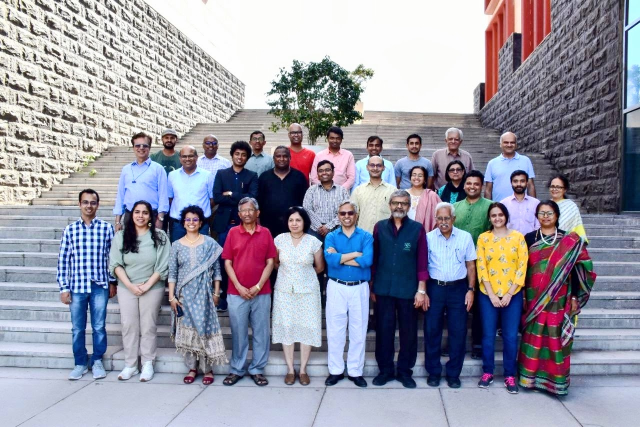
#> input picture Plaksha_Faculty.jpg, 1280 x 854 px, found by its file name (shown at 1/2 size)
$ jupyter execute 'Lab 5-Spring 2026.ipynb'
#> lines starting #> are read from the running program, lines starting #| are printed output that depends on the picture; after the words box and inside, x2 and y2 are one past the last pixel; in counts of white or black regions, pixels touching at a corner belong together
#### Instructions
###### Follow the instructions given in comments prefixed with ## and write your code below that.
###### Also fill the partial code in given blanks.
###### Don't make any changes to the rest part of the codes

### Answer the questions given at the end of this notebook within your report.

### You would need to submit your GitHub repository link. Refer to the PDF document for the instructions and details.

[cell 1]
# [5 lines of commented-out code are left out]
import cv2
import numpy as np
import matplotlib.pyplot as plt
from sklearn.cluster import KMeans
from scipy.spatial import distance
from matplotlib.offsetbox import OffsetImage, AnnotationBbox

[cell 2]
## Reading the image plaksha_Faculty.jpg
img = cv2.imread("plaksha_Faculty.jpg")
#> img is the input picture: shape (854, 1280, 3); mean B, G, R 162.4, 149, 149.2

## Convert the image to grayscale
img = cv2.resize(img, None, fx=0.6, fy=0.6)
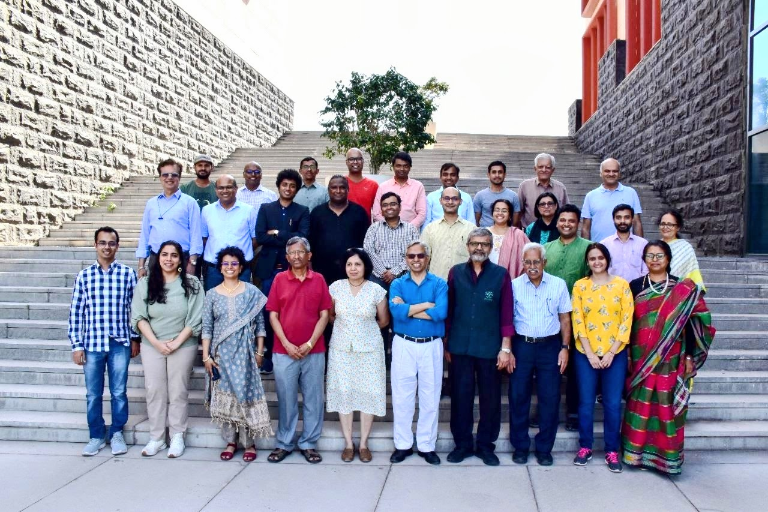
#> img: shape (512, 768, 3); mean B, G, R 162.3, 148.9, 149.1
gray_img = cv2.cvtColor(img, cv2.COLOR_BGR2GRAY)
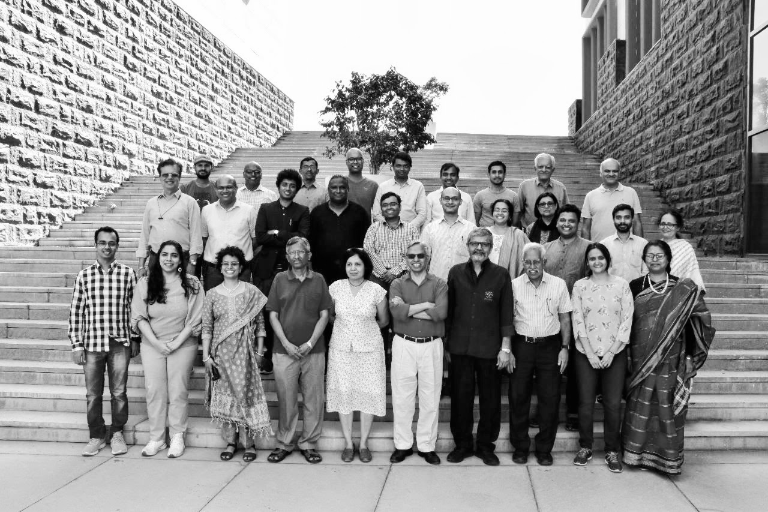
#> gray_img: shape (512, 768); min 0, max 255, mean 150.5

# Improve contrast for better face detection
gray_img = cv2.equalizeHist(gray_img)
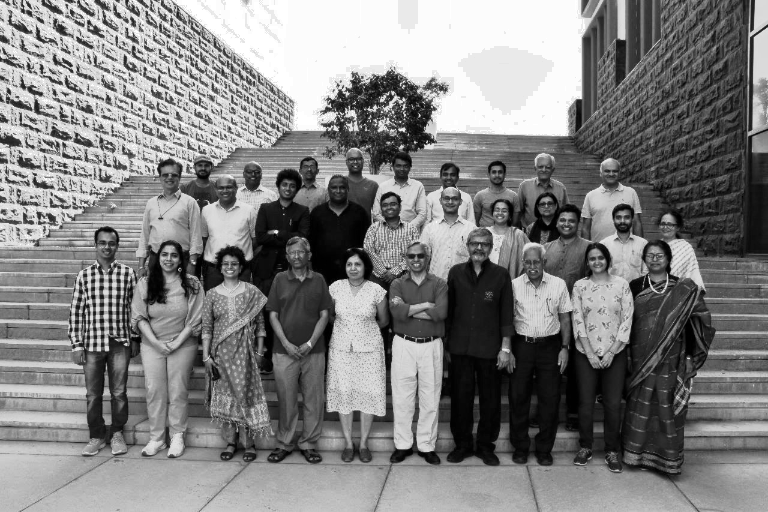
#> gray_img: shape (512, 768); min 0, max 255, mean 128.6

# Loading the required haar-cascade xml classifier file
face_cascade = cv2.CascadeClassifier("haarcascade_frontalface_default.xml")

# Applying the face detection method on the grayscale image.
## Change the parameters for better detection of faces in your case.
faces_rect = face_cascade.detectMultiScale(
    gray_img,
    scaleFactor=1.1,
    minNeighbors=4,
    minSize=(18, 18)
)
#> faces_rect = 16 rows, first 6: [484, 163, 25, 25], [156, 165, 27, 27], [276, 175, 25, 25], [437, 188, 27, 27], [534, 195, 26, 26], [610, 208, 26, 26]


# Define the text and font parameters
text = "Face"                     ## The text you want to write
font = cv2.FONT_HERSHEY_SIMPLEX  ## Font type
font_scale = 0.5                  ## Font scale factor
font_color = (0, 0, 255)          ## Text color in BGR (Red)
font_thickness = 1                ## Thickness of the text

# Iterating through rectangles of detected faces
for (x, y, w, h) in faces_rect:
    cv2.rectangle(img, (x, y), (x+w, y+h), (0, 0, 255), 2)

    # Use cv2.putText to add the text to the image
    cv2.putText(img, text, (x, y-5), font, font_scale, font_color, font_thickness)
#> this loop made 16 passes
#> (x, y, w, h) on passes 1 to 12: (484, 163, 25, 25), (156, 165, 27, 27), (276, 175, 25, 25), (437, 188, 27, 27), (534, 195, 26, 26), (610, 208, 26, 26), (554, 211, 25, 25), (93, 232, 29, 29), (466, 234, 27, 27), (285, 243, 25, 25), (156, 244, 28, 28), (643, 245, 27, 27)
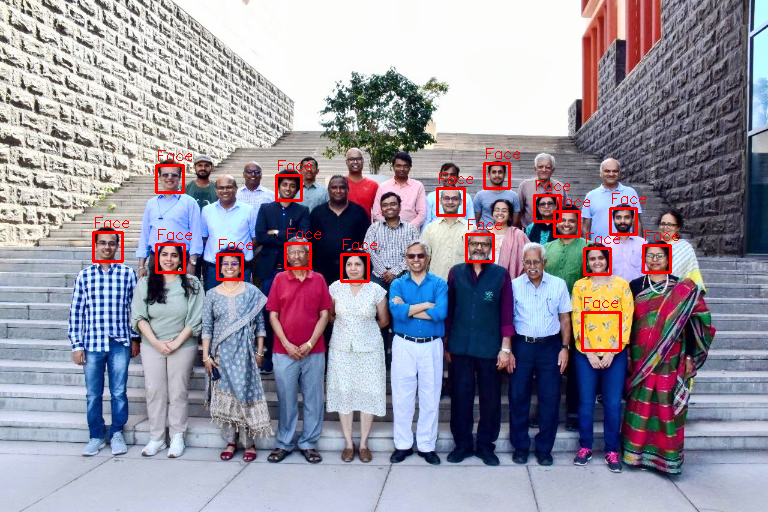
#> img: shape (512, 768, 3); 1.63% of pixels changed, all inside (x1, y1, x2, y2) = (92, 148, 679, 352)

## Display the image and window title should be "Total number of face detected are #"
cv2.imshow(f"Total number of face detected are {len(faces_rect)}", img)
cv2.waitKey(0)
cv2.destroyAllWindows()

[cell 3]
from matplotlib.offsetbox import OffsetImage, AnnotationBbox

# Extract face region features (Hue and Saturation)
img_hsv = cv2.cvtColor(img, cv2.COLOR_BGR2HSV)  ## call the img and convert it from BGR to HSV and store in img_hsv
#> img_hsv: shape (512, 768, 3); mean H, S, V 85.6, 70.2, 173.4

hue_saturation = []
face_images = []  # To store detected face images

for (x, y, w, h) in faces_rect:
    face = img_hsv[y:y + h, x:x + w]
    hue = np.mean(face[:, :, 0])
    saturation = np.mean(face[:, :, 1])
    hue_saturation.append((hue, saturation))
    face_images.append(face)
#> this loop made 16 passes
#> (x, y, w, h, hue, saturation) on passes 1 to 12: (484, 163, 25, 25, 67.38, 116.9), (156, 165, 27, 27, 68.11, 100.9), (276, 175, 25, 25, 54.83, 149.1), (437, 188, 27, 27, 63.72, 98.83), (534, 195, 26, 26, 90.54, 151.6), (610, 208, 26, 26, 84.86, 129.9), (554, 211, 25, 25, 42.26, 141.1), (93, 232, 29, 29, 64.71, 102.4), (466, 234, 27, 27, 56.04, 97.66), (285, 243, 25, 25, 35.91, 129.8), (156, 244, 28, 28, 49.62, 129.2), (643, 245, 27, 27, 32.86, 133.7)
#> after the loop, face_images = 16 items; hue_saturation = [(67.38, 116.9), (68.11, 100.9), (54.83, 149.1), (63.72, 98.83), (90.54, 151.6), (84.86, 129.9), (42.26, 141.1), (64.71, 102.4), (56.04, 97.66), (35.91, 129.8), (49.62, 129.2), (32.86, 133.7), (61.83, 131.2), (64.87, 137.3), (57.52, 135.1), (19.07, 170)]

hue_saturation = np.array(hue_saturation)
#> hue_saturation = 16 rows, first 8: [67.38, 116.9], [68.11, 100.9], [54.83, 149.1], [63.72, 98.83], [90.54, 151.6], [84.86, 129.9], [42.26, 141.1], [64.71, 102.4]

## Perform k-Means clustering on hue_saturation and store in kmeans
kmeans = KMeans(n_clusters=3, random_state=42).fit(hue_saturation)

#centroids = kmeans.cluster_centers_
#labels = kmeans.labels_

# Create a figure and axis
fig, ax = plt.subplots(figsize=(12, 6))

# Plot the clustered faces with custom markers
for i, (x,y,w,h ) in enumerate(faces_rect):
    im = OffsetImage(cv2.cvtColor(cv2.resize(face_images[i], (20, 20)), cv2.COLOR_HSV2RGB))
    ab = AnnotationBbox(im, (hue_saturation[i, 0], hue_saturation[i, 1]), frameon=False, pad=0)
    ax.add_artist(ab)
    plt.plot(hue_saturation[i, 0], hue_saturation[i, 1])

## Put x label
plt.xlabel("Hue")

## Put y label
plt.ylabel("Saturation")

## Put title
plt.title("K-Means Clustering of Faces based on Hue and Saturation")

## Put grid
plt.grid(True)

## show the plot
plt.show()
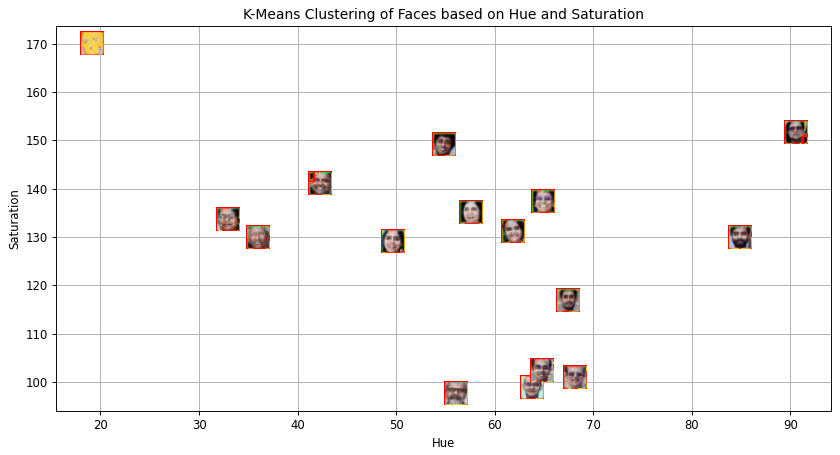
#> figure drawn by matplotlib, 1 panel

[cell 4]
# Create an empty list to store legend labels
legend_labels = []

# Create lists to store points for each cluster
cluster_0_points = []
cluster_1_points = []

# Your code for scatter plot goes here
fig, ax = plt.subplots(figsize=(12, 6))

for i, (x, y, w, h) in enumerate(faces_rect):
    if kmeans.labels_[i] == 0:
        cluster_0_points.append((hue_saturation[i, 0], hue_saturation[i, 1]))
    else:
        cluster_1_points.append((hue_saturation[i, 0], hue_saturation[i, 1]))
#> after the loop, cluster_0_points = [(90.54, 151.6), (84.86, 129.9)]; cluster_1_points = [(67.38, 116.9), (68.11, 100.9), (54.83, 149.1), (63.72, 98.83), (42.26, 141.1), (64.71, 102.4), (56.04, 97.66), (35.91, 129.8), (49.62, 129.2), (32.86, 133.7), (61.83, 131.2), (64.87, 137.3), (57.52, 135.1), (19.07, 170)]

cluster_0_points = np.array(cluster_0_points)
#> cluster_0_points = [[90.54, 151.6], [84.86, 129.9]]

# Plot points for cluster 0 in green
plt.scatter(cluster_0_points[:,0], cluster_0_points[:,1], c='green', label='Cluster 0')


cluster_1_points = np.array(cluster_1_points)
#> cluster_1_points = 14 rows, first 8: [67.38, 116.9], [68.11, 100.9], [54.83, 149.1], [63.72, 98.83], [42.26, 141.1], [64.71, 102.4], [56.04, 97.66], [35.91, 129.8]

# Plot points for cluster 1 in blue
plt.scatter(cluster_1_points[:,0], cluster_1_points[:,1], c='blue', label='Cluster 1')

# Calculate and plot centroids
centroid_0 = np.mean(cluster_0_points, axis=0)
#> centroid_0 = [87.7, 140.8]
centroid_1 = np.mean(cluster_1_points, axis=0)
#> centroid_1 = [52.77, 126.6]

# Plot both the centroid for cluster 0 and cluster 1
plt.scatter(centroid_0[0], centroid_0[1], marker='X', s=200, c='red', label='Centroid 0')
plt.scatter(centroid_1[0], centroid_1[1], marker='X', s=200, c='black', label='Centroid 1')

## Put x label
plt.xlabel("Hue")

## Put y label
plt.ylabel("Saturation")

## Put title
plt.title("Clustered Faces based on Hue and Saturation")

## Add a legend
plt.legend()

## Add grid
plt.grid(True)

## Show the plot
plt.show()
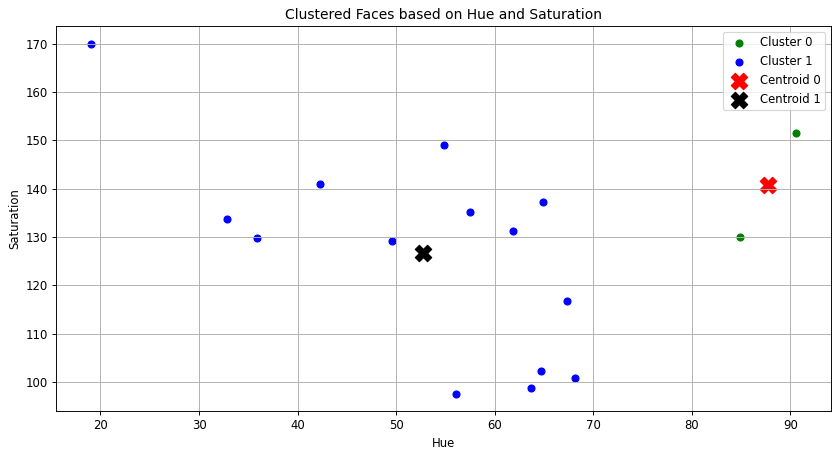
#> figure drawn by matplotlib, 1 panel

[cell 5]
## Read the class of the template image 'Dr_Shashi_Tharoor.jpg' using cv2 and store it in template_img
template_img = cv2.imread("Dr_Shashi_Tharoor.jpg")
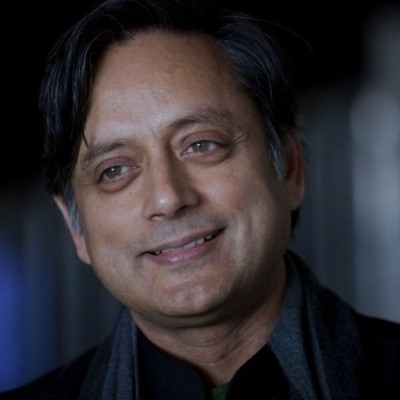
#> input picture Dr_Shashi_Tharoor.jpg, 400 x 400 px
#> template_img is the input picture: shape (400, 400, 3); mean B, G, R 49.8, 45.4, 49.1

# Detect face in the template image after converting it to gray and store it in template_faces
template_gray = cv2.cvtColor(template_img, cv2.COLOR_BGR2GRAY)
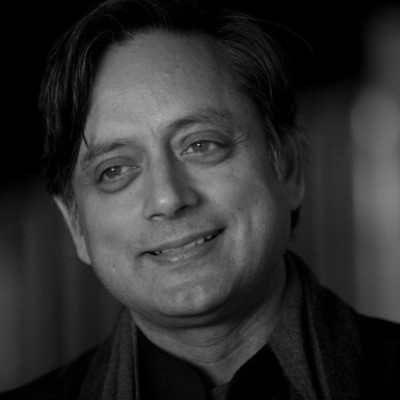
#> template_gray: shape (400, 400); min 0, max 188, mean 47
template_faces = face_cascade.detectMultiScale(template_gray, 1.1, 4, minSize=(30,30))
#> template_faces = [[43, 60, 252, 252]]

# Draw rectangles around the detected faces
for (x, y, w, h) in template_faces:
    cv2.rectangle(template_img, (x, y), (x + w, y + h), (0, 255, 0), 3)
#> this loop made 1 pass
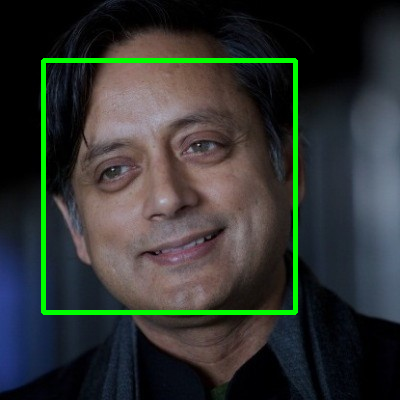
#> template_img: shape (400, 400, 3); 3.14% of pixels changed, all inside (x1, y1, x2, y2) = (41, 58, 298, 315)

cv2.imshow("Detected Face in Template Image", template_img)
cv2.waitKey(0)
cv2.destroyAllWindows()

[cell 6]
# Convert the template image to HSV color space and store it in template_hsv
template_hsv = cv2.cvtColor(template_img, cv2.COLOR_BGR2HSV)
#> template_hsv: shape (400, 400, 3); mean H, S, V 66.8, 90.5, 64.6

# Extract hue and saturation features from the template image as we did it for detected faces.
template_hue = np.mean(template_hsv[:, :, 0])
#> template_hue = 66.77
template_saturation = np.mean(template_hsv[:, :, 1])
#> template_saturation = 90.5

# Predict the cluster label for the template image and store it in template_label
template_label = kmeans.predict([[template_hue, template_saturation]])[0]
#> template_label = 2

# Create a figure and axis for visualization
fig, ax = plt.subplots(figsize=(12, 6))

# Plot the clustered faces with custom markers (similar to previous code)
for i, (x, y, w, h) in enumerate(faces_rect):
    color = 'red' if kmeans.labels_[i] == 0 else 'blue'
    im = OffsetImage(cv2.cvtColor(cv2.resize(face_images[i], (20, 20)), cv2.COLOR_HSV2RGB))
    ab = AnnotationBbox(im, (hue_saturation[i, 0], hue_saturation[i, 1]), frameon=False, pad=0)
    ax.add_artist(ab)
    plt.plot(hue_saturation[i, 0], hue_saturation[i, 1], 'o', markersize=5, color=color)
#> this loop made 16 passes

# Plot the template image in the respective cluster
if template_label == 0:
    color = 'red'
else:
    color = 'blue'

im = OffsetImage(cv2.cvtColor(cv2.resize(template_img, (20, 20)), cv2.COLOR_BGR2RGB))
ab = AnnotationBbox(im, (template_hue, template_saturation), frameon=False, pad=0)
ax.add_artist(ab)

## Put x label
plt.xlabel("Hue")

## Put y label
plt.ylabel("Saturation")

## Put title
plt.title("Template Face Cluster Assignment based on Hue and Saturation")

## Add grid
plt.grid(True)

## show plot
plt.show()

[cell 7]
# Create an empty list to store legend labels
legend_labels = []

# Create lists to store points for each cluster
cluster_0_points = []
cluster_1_points = []

# Your code for scatter plot goes here
fig, ax = plt.subplots(figsize=(12, 6))

for i, (x, y, w, h) in enumerate(faces_rect):
    if kmeans.labels_[i] == 0:
        cluster_0_points.append((hue_saturation[i, 0], hue_saturation[i, 1]))
    else:
        cluster_1_points.append((hue_saturation[i, 0], hue_saturation[i, 1]))
#> after the loop, cluster_0_points = [(90.54, 151.6), (84.86, 129.9)]; cluster_1_points = [(67.38, 116.9), (68.11, 100.9), (54.83, 149.1), (63.72, 98.83), (42.26, 141.1), (64.71, 102.4), (56.04, 97.66), (35.91, 129.8), (49.62, 129.2), (32.86, 133.7), (61.83, 131.2), (64.87, 137.3), (57.52, 135.1), (19.07, 170)]

# Plot points for cluster 0 in green
cluster_0_points = np.array(cluster_0_points)
#> cluster_0_points = [[90.54, 151.6], [84.86, 129.9]]
plt.scatter(cluster_0_points[:,0], cluster_0_points[:,1],
            c='green', label='Cluster 0')

# Plot points for cluster 1 in blue
cluster_1_points = np.array(cluster_1_points)
#> cluster_1_points = 14 rows, first 8: [67.38, 116.9], [68.11, 100.9], [54.83, 149.1], [63.72, 98.83], [42.26, 141.1], [64.71, 102.4], [56.04, 97.66], [35.91, 129.8]
plt.scatter(cluster_1_points[:,0], cluster_1_points[:,1],
            c='blue', label='Cluster 1')

# Calculate and plot centroids for both the clusters
centroid_0 = np.mean(cluster_0_points, axis=0)
centroid_1 = np.mean(cluster_1_points, axis=0)

plt.scatter(centroid_0[0], centroid_0[1],
            marker='X', s=200, c='red', label='Centroid 0')   ## plot for centroid 0

plt.scatter(centroid_1[0], centroid_1[1],
            marker='X', s=200, c='black', label='Centroid 1') ## plot for centroid 1

plt.plot(template_hue, template_saturation,
         marker='o', c='violet', markersize=10,
         label='Class Template')

## Put x label
plt.xlabel("Hue")

## Put y label
plt.ylabel("Saturation")

## Put title
plt.title("Final Cluster Visualization with Template Face")

## Add a legend
plt.legend()

## Add grid
plt.grid(True)

## show the plot
plt.show()
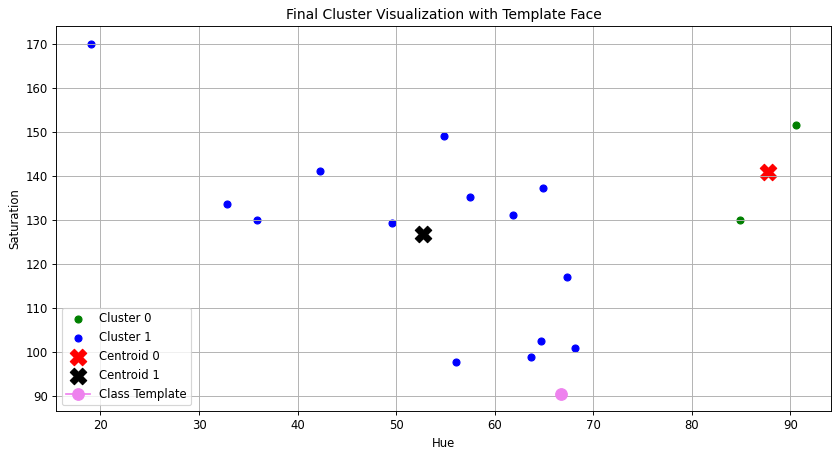
#> figure drawn by matplotlib, 1 panel
